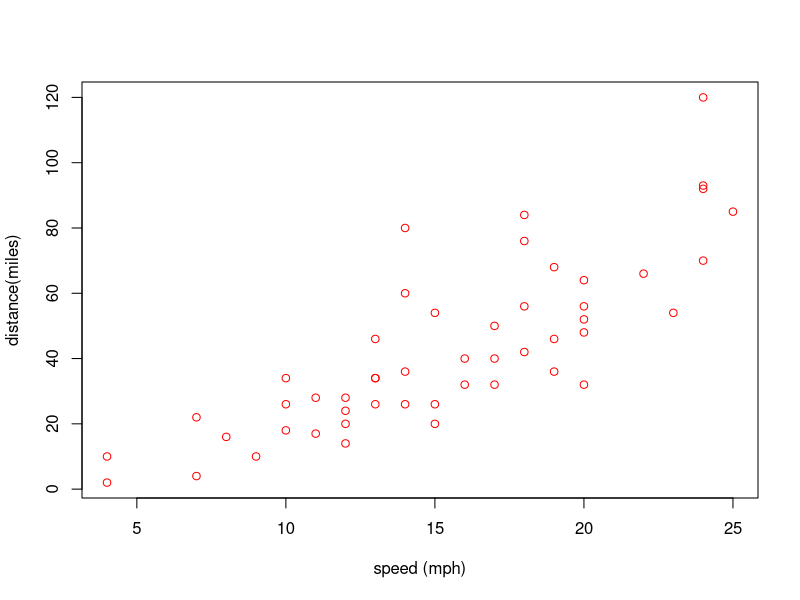

Reproduce this figure in R.
## ---- chunk 1
knitr::opts_chunk$set(echo = TRUE)
## ---- chunk 2
plot(cars, col ='red', xlab ='speed (mph)', ylab ='distance(miles)')
## ---- chunk 3
library(knitr)
kable(summary(cars))
